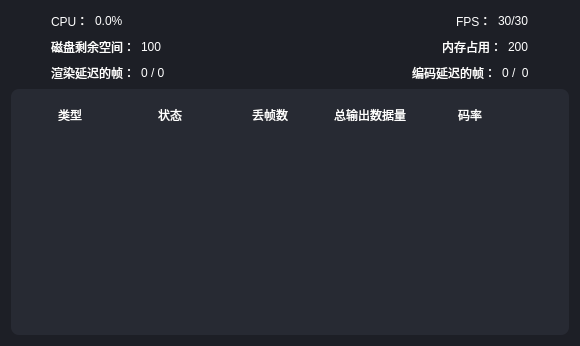
<?xml version="1.0" encoding="UTF-8"?>
<ui version="4.0">
 <class>StatisticsDialog</class>
 <widget class="QDialog" name="StatisticsDialog">
  <property name="geometry">
   <rect>
    <x>0</x>
    <y>0</y>
    <width>580</width>
    <height>346</height>
   </rect>
  </property>
  <property name="sizePolicy">
   <sizepolicy hsizetype="Fixed" vsizetype="Fixed">
    <horstretch>0</horstretch>
    <verstretch>0</verstretch>
   </sizepolicy>
  </property>
  <property name="minimumSize">
   <size>
    <width>580</width>
    <height>300</height>
   </size>
  </property>
  <property name="maximumSize">
   <size>
    <width>580</width>
    <height>16777215</height>
   </size>
  </property>
  <property name="windowTitle">
   <string>Dialog</string>
  </property>
  <property name="styleSheet">
   <string notr="true">QDialog{
	background-color:#1d1f26;
}
QLabel{
	color:white;
}</string>
  </property>
  <layout class="QGridLayout" name="gridLayout">
   <item row="0" column="0">
    <layout class="QHBoxLayout" name="horizontalLayout">
     <item>
      <spacer name="horizontalSpacer_2">
       <property name="orientation">
        <enum>Qt::Orientation::Horizontal</enum>
       </property>
       <property name="sizeType">
        <enum>QSizePolicy::Policy::Minimum</enum>
       </property>
       <property name="sizeHint" stdset="0">
        <size>
         <width>40</width>
         <height>20</height>
        </size>
       </property>
      </spacer>
     </item>
     <item>
      <widget class="QLabel" name="label">
       <property name="text">
        <string>CPU：</string>
       </property>
      </widget>
     </item>
     <item>
      <widget class="QLabel" name="cpuLabel">
       <property name="text">
        <string>0.0%</string>
       </property>
      </widget>
     </item>
     <item>
      <spacer name="horizontalSpacer">
       <property name="orientation">
        <enum>Qt::Orientation::Horizontal</enum>
       </property>
       <property name="sizeHint" stdset="0">
        <size>
         <width>40</width>
         <height>20</height>
        </size>
       </property>
      </spacer>
     </item>
     <item>
      <widget class="QLabel" name="label_2">
       <property name="text">
        <string>FPS：</string>
       </property>
      </widget>
     </item>
     <item>
      <widget class="QLabel" name="fpsLabel">
       <property name="text">
        <string>30/30</string>
       </property>
      </widget>
     </item>
     <item>
      <spacer name="horizontalSpacer_3">
       <property name="orientation">
        <enum>Qt::Orientation::Horizontal</enum>
       </property>
       <property name="sizeType">
        <enum>QSizePolicy::Policy::Minimum</enum>
       </property>
       <property name="sizeHint" stdset="0">
        <size>
         <width>40</width>
         <height>20</height>
        </size>
       </property>
      </spacer>
     </item>
    </layout>
   </item>
   <item row="1" column="0">
    <layout class="QHBoxLayout" name="horizontalLayout_2">
     <item>
      <spacer name="horizontalSpacer_4">
       <property name="orientation">
        <enum>Qt::Orientation::Horizontal</enum>
       </property>
       <property name="sizeType">
        <enum>QSizePolicy::Policy::Minimum</enum>
       </property>
       <property name="sizeHint" stdset="0">
        <size>
         <width>40</width>
         <height>20</height>
        </size>
       </property>
      </spacer>
     </item>
     <item>
      <widget class="QLabel" name="label_3">
       <property name="text">
        <string>磁盘剩余空间：</string>
       </property>
      </widget>
     </item>
     <item>
      <widget class="QLabel" name="diskSpaceLabel">
       <property name="text">
        <string>100</string>
       </property>
      </widget>
     </item>
     <item>
      <spacer name="horizontalSpacer_5">
       <property name="orientation">
        <enum>Qt::Orientation::Horizontal</enum>
       </property>
       <property name="sizeHint" stdset="0">
        <size>
         <width>40</width>
         <height>20</height>
        </size>
       </property>
      </spacer>
     </item>
     <item>
      <widget class="QLabel" name="label_7">
       <property name="text">
        <string>内存占用：</string>
       </property>
      </widget>
     </item>
     <item>
      <widget class="QLabel" name="memoryLabel">
       <property name="text">
        <string>200</string>
       </property>
      </widget>
     </item>
     <item>
      <spacer name="horizontalSpacer_6">
       <property name="orientation">
        <enum>Qt::Orientation::Horizontal</enum>
       </property>
       <property name="sizeType">
        <enum>QSizePolicy::Policy::Minimum</enum>
       </property>
       <property name="sizeHint" stdset="0">
        <size>
         <width>40</width>
         <height>20</height>
        </size>
       </property>
      </spacer>
     </item>
    </layout>
   </item>
   <item row="2" column="0">
    <layout class="QHBoxLayout" name="horizontalLayout_3">
     <item>
      <spacer name="horizontalSpacer_8">
       <property name="orientation">
        <enum>Qt::Orientation::Horizontal</enum>
       </property>
       <property name="sizeType">
        <enum>QSizePolicy::Policy::Minimum</enum>
       </property>
       <property name="sizeHint" stdset="0">
        <size>
         <width>40</width>
         <height>20</height>
        </size>
       </property>
      </spacer>
     </item>
     <item>
      <widget class="QLabel" name="label_4">
       <property name="text">
        <string>渲染延迟的帧：</string>
       </property>
      </widget>
     </item>
     <item>
      <widget class="QLabel" name="delayRenderedFrameLabel">
       <property name="text">
        <string>0 / 0</string>
       </property>
      </widget>
     </item>
     <item>
      <spacer name="horizontalSpacer_7">
       <property name="orientation">
        <enum>Qt::Orientation::Horizontal</enum>
       </property>
       <property name="sizeHint" stdset="0">
        <size>
         <width>40</width>
         <height>20</height>
        </size>
       </property>
      </spacer>
     </item>
     <item>
      <widget class="QLabel" name="label_6">
       <property name="text">
        <string>编码延迟的帧：</string>
       </property>
      </widget>
     </item>
     <item>
      <widget class="QLabel" name="delayEncodedFrameLabel">
       <property name="text">
        <string>0 /  0</string>
       </property>
      </widget>
     </item>
     <item>
      <spacer name="horizontalSpacer_9">
       <property name="orientation">
        <enum>Qt::Orientation::Horizontal</enum>
       </property>
       <property name="sizeType">
        <enum>QSizePolicy::Policy::Minimum</enum>
       </property>
       <property name="sizeHint" stdset="0">
        <size>
         <width>40</width>
         <height>20</height>
        </size>
       </property>
      </spacer>
     </item>
    </layout>
   </item>
   <item row="3" column="0">
    <widget class="QWidget" name="containerWidget" native="true">
     <property name="styleSheet">
      <string notr="true">QWidget{
	background-color:#272A33;
	border-radius:8px;
}</string>
     </property>
     <layout class="QGridLayout" name="gridLayout_2">
      <item row="0" column="0">
       <widget class="QTableWidget" name="tableWidget">
        <property name="sizePolicy">
         <sizepolicy hsizetype="Preferred" vsizetype="Expanding">
          <horstretch>0</horstretch>
          <verstretch>0</verstretch>
         </sizepolicy>
        </property>
        <property name="styleSheet">
         <string notr="true">/* 去除表格所有边框样式 */
QTableWidget {
    border: none;               /* 去除表格最外层边框 */
    background-color: #272A33;  /* 背景色（可根据需要调整） */
    color: #ffffff;             /* 文字颜色 */
    gridline-color: transparent;/* 网格线透明 */
}

QTableWidget::item {
    border: none;               /* 去除单元格边框 */
    padding: 4px 8px;           /* 单元格内边距 */
	text-align: left; /* 水平靠左 */
    vertical-align: middle; /* 垂直居中 */
}

/* 表头样式 */
QHeaderView::section {
    border: none;               /* 去除表头边框 */
    background-color: #272A33;  /* 表头背景色 */
    color: #ffffff;             /* 表头文字颜色 */
    padding: 6px 8px;           /* 表头内边距 */
	text-align:left;
    vertical-align: middle; /* 垂直居中 */
}

/* 滚动区域边框去除 */
QTableWidget QScrollArea {
    border: none;
}

/* 滚动条样式（可选） */
QTableWidget QScrollBar:vertical {
    background-color: #272822;
    width: 8px;
    margin: 0px;
}

QTableWidget QScrollBar::handle:vertical {
    background-color: #555555;
    border-radius: 4px;
}

QTableWidget QScrollBar:horizontal {
    background-color: #272822;
    height: 8px;
    margin: 0px;
}

QTableWidget QScrollBar::handle:horizontal {
    background-color: #555555;
    border-radius: 4px;
}

</string>
        </property>
        <property name="defaultDropAction">
         <enum>Qt::DropAction::IgnoreAction</enum>
        </property>
        <property name="selectionMode">
         <enum>QAbstractItemView::SelectionMode::NoSelection</enum>
        </property>
        <property name="showGrid">
         <bool>false</bool>
        </property>
        <property name="gridStyle">
         <enum>Qt::PenStyle::NoPen</enum>
        </property>
        <attribute name="horizontalHeaderVisible">
         <bool>true</bool>
        </attribute>
        <attribute name="horizontalHeaderHighlightSections">
         <bool>false</bool>
        </attribute>
        <attribute name="verticalHeaderVisible">
         <bool>false</bool>
        </attribute>
        <attribute name="verticalHeaderHighlightSections">
         <bool>false</bool>
        </attribute>
        <column>
         <property name="text">
          <string>类型</string>
         </property>
        </column>
        <column>
         <property name="text">
          <string>状态</string>
         </property>
        </column>
        <column>
         <property name="text">
          <string>丢帧数</string>
         </property>
        </column>
        <column>
         <property name="text">
          <string>总输出数据量</string>
         </property>
        </column>
        <column>
         <property name="text">
          <string>码率</string>
         </property>
        </column>
       </widget>
      </item>
     </layout>
    </widget>
   </item>
  </layout>
 </widget>
 <resources/>
 <connections/>
</ui>
